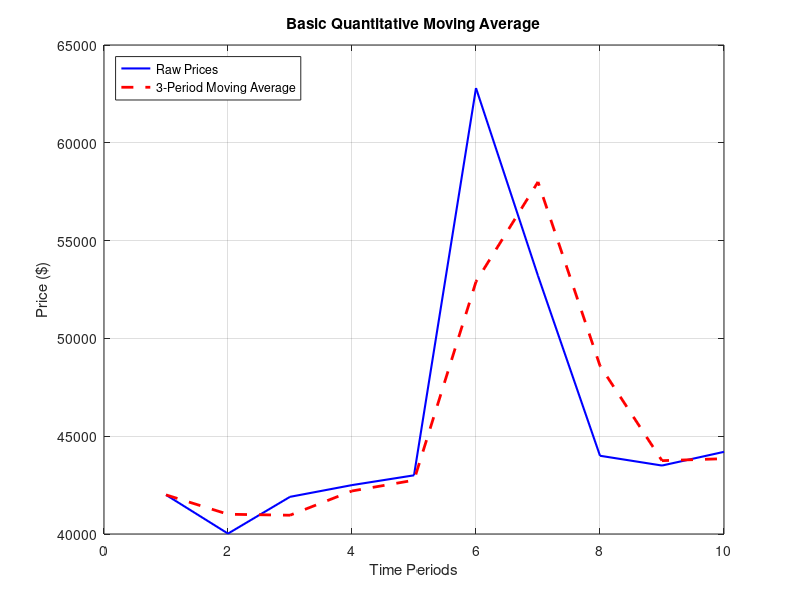

Here is the MATLAB script that generated this plot:
prices = [42000; 40020; 41900; 42500; 43000; 62800; 53200; 44000; 43500; 44200]
windowSize = 2;
sma = movmean(prices, windowSize);
figure;
plot(prices, 'b-', 'LineWidth', 1.5); 
hold on;
plot(sma, 'r--', 'LineWidth', 2);   
legend('Raw Prices', '3-Period Moving Average', 'Location', 'NorthWest');
xlabel('Time Periods');
ylabel('Price ($)');
title('Basic Quantitative Moving Average');
grid on;
returns = diff(prices) ./ prices(1:end-1) * 100;
disp('Percentage Returns per period (%):');
disp(returns);
if prices(end) > sma(end)
    disp('Signal: BUY (Price is riding above the moving average)');
else
    disp('Signal: SELL (Price has dropped below the moving average)');
end
